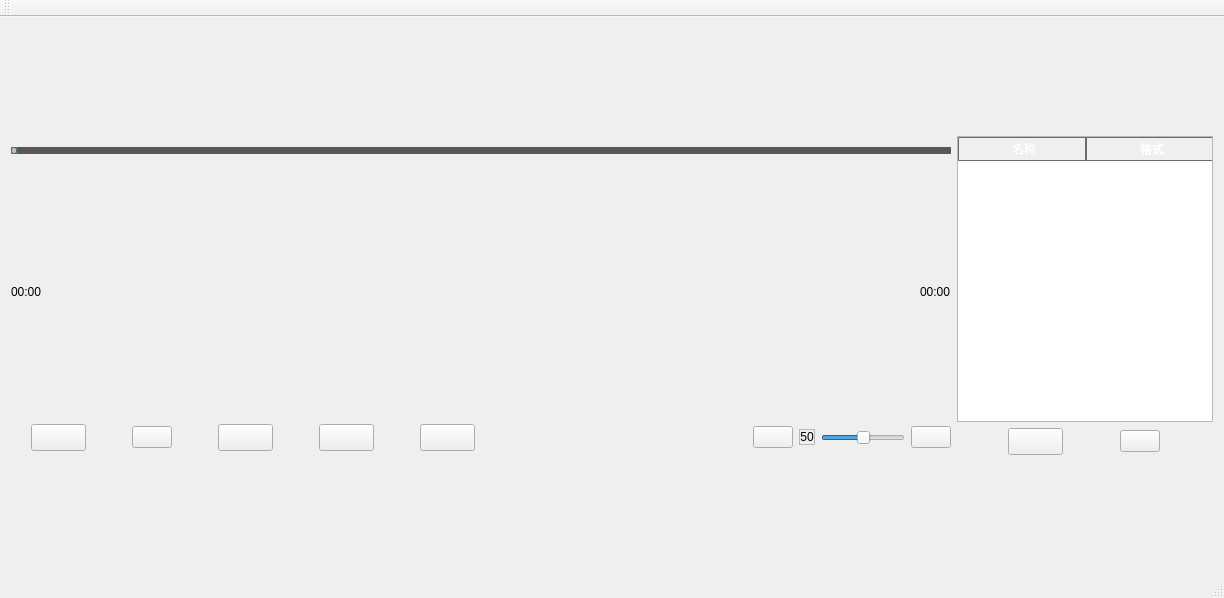
<?xml version="1.0" encoding="UTF-8"?>
<ui version="4.0">
 <class>MainWindow</class>
 <widget class="QMainWindow" name="MainWindow">
  <property name="windowModality">
   <enum>Qt::WindowModal</enum>
  </property>
  <property name="enabled">
   <bool>true</bool>
  </property>
  <property name="geometry">
   <rect>
    <x>0</x>
    <y>0</y>
    <width>1224</width>
    <height>598</height>
   </rect>
  </property>
  <property name="acceptDrops">
   <bool>true</bool>
  </property>
  <property name="windowTitle">
   <string>MediaPlayer</string>
  </property>
  <property name="windowIcon">
   <iconset resource="resource.qrc">
    <normaloff>:/qrc/main.jpg</normaloff>:/qrc/main.jpg</iconset>
  </property>
  <widget class="QWidget" name="centralWidget">
   <layout class="QGridLayout" name="gridLayout">
    <item row="0" column="1" rowspan="3">
     <layout class="QVBoxLayout" name="RverticalLayout">
      <item>
       <widget class="QTableWidget" name="tableWidget">
        <property name="sizePolicy">
         <sizepolicy hsizetype="Fixed" vsizetype="Expanding">
          <horstretch>0</horstretch>
          <verstretch>0</verstretch>
         </sizepolicy>
        </property>
        <property name="acceptDrops">
         <bool>true</bool>
        </property>
        <property name="autoFillBackground">
         <bool>true</bool>
        </property>
        <property name="styleSheet">
         <string notr="true">QHeaderView::section {
    background-color: qlineargradient(x1:0, y1:0, x2:0, y2:1,
                                      stop:0 #616161, stop: 0.5 #505050,
                                      stop: 0.6 #434343, stop:1 #656565);
    color: white;
    padding-left: 4px;
    border: 1px solid #6c6c6c;
}

QHeaderView::section:checked
{
    background-color: red;
}

/* style the sort indicator */
QHeaderView::down-arrow {
    image: url(down_arrow.png);
}

QHeaderView::up-arrow {
    image: url(up_arrow.png);
}
</string>
        </property>
        <property name="horizontalScrollBarPolicy">
         <enum>Qt::ScrollBarAlwaysOff</enum>
        </property>
        <property name="sizeAdjustPolicy">
         <enum>QAbstractScrollArea::AdjustIgnored</enum>
        </property>
        <property name="dragEnabled">
         <bool>true</bool>
        </property>
        <property name="alternatingRowColors">
         <bool>true</bool>
        </property>
        <property name="selectionMode">
         <enum>QAbstractItemView::SingleSelection</enum>
        </property>
        <property name="selectionBehavior">
         <enum>QAbstractItemView::SelectRows</enum>
        </property>
        <property name="gridStyle">
         <enum>Qt::DashLine</enum>
        </property>
        <property name="columnCount">
         <number>2</number>
        </property>
        <attribute name="horizontalHeaderDefaultSectionSize">
         <number>128</number>
        </attribute>
        <column>
         <property name="text">
          <string>名称</string>
         </property>
        </column>
        <column>
         <property name="text">
          <string>格式</string>
         </property>
         <property name="font">
          <font>
           <weight>75</weight>
           <italic>false</italic>
           <bold>true</bold>
          </font>
         </property>
        </column>
       </widget>
      </item>
      <item>
       <layout class="QHBoxLayout" name="RhorizontalLayout">
        <item>
         <widget class="QPushButton" name="open">
          <property name="sizePolicy">
           <sizepolicy hsizetype="Fixed" vsizetype="Fixed">
            <horstretch>0</horstretch>
            <verstretch>0</verstretch>
           </sizepolicy>
          </property>
          <property name="font">
           <font>
            <family>Times New Roman</family>
            <pointsize>12</pointsize>
           </font>
          </property>
          <property name="text">
           <string/>
          </property>
         </widget>
        </item>
        <item>
         <widget class="QPushButton" name="deleteBtn">
          <property name="sizePolicy">
           <sizepolicy hsizetype="Fixed" vsizetype="Fixed">
            <horstretch>0</horstretch>
            <verstretch>0</verstretch>
           </sizepolicy>
          </property>
          <property name="text">
           <string/>
          </property>
         </widget>
        </item>
       </layout>
      </item>
     </layout>
    </item>
    <item row="0" column="0">
     <layout class="QVBoxLayout" name="videoLayout">
      <property name="sizeConstraint">
       <enum>QLayout::SetDefaultConstraint</enum>
      </property>
      <item>
       <widget class="QSlider" name="horizontalSlider">
        <property name="styleSheet">
         <string notr="true">QSlider::groove:horizontal {  
border: 1px solid #4A708B;  
background: #C0C0C0;  
height: 5px;  
border-radius: 1px;  
padding-left:-1px;  
padding-right:-1px;  
}    

QSlider::sub-page:horizontal {  
background: qlineargradient(x1:0, y1:0, x2:0, y2:1,   
    stop:0 #B1B1B1, stop:1 #c4c4c4);  
background: qlineargradient(x1: 0, y1: 0.2, x2: 1, y2: 1,  
    stop: 0 #5DCCFF, stop: 1 #1874CD);  
border: 1px solid #4A708B;  
height: 10px;  
border-radius: 2px;  
}  
  
QSlider::add-page:horizontal {  
background: #575757;  
border: 0px solid #777;  
height: 10px;  
border-radius: 2px;  
}  
  
QSlider::handle:horizontal   
{  
    background: qradialgradient(spread:pad, cx:0.5, cy:0.5, radius:0.5, fx:0.5, fy:0.5,   
    stop:0.6 #45ADED, stop:0.778409 rgba(255, 255, 255, 255));  
  
    width: 11px;  
    margin-top: -3px;  
    margin-bottom: -3px;  
    border-radius: 5px;  
}  
  
QSlider::handle:horizontal:hover {  
    background: qradialgradient(spread:pad, cx:0.5, cy:0.5, radius:0.5, fx:0.5, fy:0.5, stop:0.6 #2A8BDA,   
    stop:0.778409 rgba(255, 255, 255, 255));  
  
    width: 11px;  
    margin-top: -3px;  
    margin-bottom: -3px;  
    border-radius: 5px;  
}  
  
QSlider::sub-page:horizontal:disabled {  
background: #00009C;  
border-color: #999;  
}  
  
QSlider::add-page:horizontal:disabled {  
background: #eee;  
border-color: #999;  
}  
  
QSlider::handle:horizontal:disabled {  
background: #eee;  
border: 1px solid #aaa;  
border-radius: 4px;  
} 
</string>
        </property>
        <property name="orientation">
         <enum>Qt::Horizontal</enum>
        </property>
       </widget>
      </item>
     </layout>
    </item>
    <item row="1" column="0">
     <layout class="QHBoxLayout" name="horizontalLayout_2">
      <item>
       <widget class="QLabel" name="labelProgress">
        <property name="sizePolicy">
         <sizepolicy hsizetype="Preferred" vsizetype="Fixed">
          <horstretch>0</horstretch>
          <verstretch>0</verstretch>
         </sizepolicy>
        </property>
        <property name="text">
         <string>00:00</string>
        </property>
       </widget>
      </item>
      <item>
       <spacer name="horizontalSpacer">
        <property name="orientation">
         <enum>Qt::Horizontal</enum>
        </property>
        <property name="sizeHint" stdset="0">
         <size>
          <width>40</width>
          <height>20</height>
         </size>
        </property>
       </spacer>
      </item>
      <item>
       <widget class="QLabel" name="label_8">
        <property name="sizePolicy">
         <sizepolicy hsizetype="Preferred" vsizetype="Fixed">
          <horstretch>0</horstretch>
          <verstretch>0</verstretch>
         </sizepolicy>
        </property>
        <property name="text">
         <string>00:00</string>
        </property>
       </widget>
      </item>
     </layout>
    </item>
    <item row="2" column="0">
     <layout class="QHBoxLayout" name="LhorizontalLayout">
      <item>
       <spacer name="horizontalSpacer_5">
        <property name="orientation">
         <enum>Qt::Horizontal</enum>
        </property>
        <property name="sizeType">
         <enum>QSizePolicy::Fixed</enum>
        </property>
        <property name="sizeHint" stdset="0">
         <size>
          <width>20</width>
          <height>20</height>
         </size>
        </property>
       </spacer>
      </item>
      <item>
       <widget class="QPushButton" name="play">
        <property name="sizePolicy">
         <sizepolicy hsizetype="Fixed" vsizetype="Fixed">
          <horstretch>0</horstretch>
          <verstretch>0</verstretch>
         </sizepolicy>
        </property>
        <property name="font">
         <font>
          <family>Times New Roman</family>
          <pointsize>12</pointsize>
         </font>
        </property>
        <property name="text">
         <string/>
        </property>
       </widget>
      </item>
      <item>
       <spacer name="horizontalSpacer_2">
        <property name="orientation">
         <enum>Qt::Horizontal</enum>
        </property>
        <property name="sizeType">
         <enum>QSizePolicy::Fixed</enum>
        </property>
        <property name="sizeHint" stdset="0">
         <size>
          <width>40</width>
          <height>20</height>
         </size>
        </property>
       </spacer>
      </item>
      <item>
       <widget class="QPushButton" name="previous">
        <property name="text">
         <string/>
        </property>
       </widget>
      </item>
      <item>
       <spacer name="horizontalSpacer_7">
        <property name="orientation">
         <enum>Qt::Horizontal</enum>
        </property>
        <property name="sizeType">
         <enum>QSizePolicy::Fixed</enum>
        </property>
        <property name="sizeHint" stdset="0">
         <size>
          <width>40</width>
          <height>20</height>
         </size>
        </property>
       </spacer>
      </item>
      <item>
       <widget class="QPushButton" name="stop">
        <property name="sizePolicy">
         <sizepolicy hsizetype="Fixed" vsizetype="Fixed">
          <horstretch>0</horstretch>
          <verstretch>0</verstretch>
         </sizepolicy>
        </property>
        <property name="font">
         <font>
          <family>Times New Roman</family>
          <pointsize>12</pointsize>
         </font>
        </property>
        <property name="text">
         <string/>
        </property>
       </widget>
      </item>
      <item>
       <spacer name="horizontalSpacer_3">
        <property name="orientation">
         <enum>Qt::Horizontal</enum>
        </property>
        <property name="sizeType">
         <enum>QSizePolicy::Fixed</enum>
        </property>
        <property name="sizeHint" stdset="0">
         <size>
          <width>40</width>
          <height>20</height>
         </size>
        </property>
       </spacer>
      </item>
      <item>
       <widget class="QPushButton" name="next">
        <property name="sizePolicy">
         <sizepolicy hsizetype="Fixed" vsizetype="Fixed">
          <horstretch>0</horstretch>
          <verstretch>0</verstretch>
         </sizepolicy>
        </property>
        <property name="font">
         <font>
          <family>Times New Roman</family>
          <pointsize>12</pointsize>
         </font>
        </property>
        <property name="text">
         <string/>
        </property>
       </widget>
      </item>
      <item>
       <spacer name="horizontalSpacer_4">
        <property name="orientation">
         <enum>Qt::Horizontal</enum>
        </property>
        <property name="sizeType">
         <enum>QSizePolicy::Fixed</enum>
        </property>
        <property name="sizeHint" stdset="0">
         <size>
          <width>40</width>
          <height>20</height>
         </size>
        </property>
       </spacer>
      </item>
      <item>
       <widget class="QPushButton" name="last">
        <property name="sizePolicy">
         <sizepolicy hsizetype="Fixed" vsizetype="Fixed">
          <horstretch>0</horstretch>
          <verstretch>0</verstretch>
         </sizepolicy>
        </property>
        <property name="font">
         <font>
          <family>Times New Roman</family>
          <pointsize>12</pointsize>
         </font>
        </property>
        <property name="text">
         <string/>
        </property>
       </widget>
      </item>
      <item>
       <spacer name="horizontalSpacer_8">
        <property name="orientation">
         <enum>Qt::Horizontal</enum>
        </property>
        <property name="sizeType">
         <enum>QSizePolicy::Fixed</enum>
        </property>
        <property name="sizeHint" stdset="0">
         <size>
          <width>40</width>
          <height>20</height>
         </size>
        </property>
       </spacer>
      </item>
      <item>
       <spacer name="horizontalSpacer_6">
        <property name="orientation">
         <enum>Qt::Horizontal</enum>
        </property>
        <property name="sizeHint" stdset="0">
         <size>
          <width>40</width>
          <height>20</height>
         </size>
        </property>
       </spacer>
      </item>
      <item>
       <widget class="QPushButton" name="listBtn">
        <property name="sizePolicy">
         <sizepolicy hsizetype="Fixed" vsizetype="Fixed">
          <horstretch>0</horstretch>
          <verstretch>0</verstretch>
         </sizepolicy>
        </property>
        <property name="text">
         <string/>
        </property>
       </widget>
      </item>
      <item>
       <widget class="QLabel" name="volume_label">
        <property name="sizePolicy">
         <sizepolicy hsizetype="Fixed" vsizetype="Fixed">
          <horstretch>0</horstretch>
          <verstretch>1</verstretch>
         </sizepolicy>
        </property>
        <property name="frameShape">
         <enum>QFrame::StyledPanel</enum>
        </property>
        <property name="text">
         <string>50</string>
        </property>
        <property name="textFormat">
         <enum>Qt::RichText</enum>
        </property>
        <property name="alignment">
         <set>Qt::AlignCenter</set>
        </property>
       </widget>
      </item>
      <item>
       <widget class="QSlider" name="volume">
        <property name="sizePolicy">
         <sizepolicy hsizetype="Fixed" vsizetype="Fixed">
          <horstretch>1</horstretch>
          <verstretch>0</verstretch>
         </sizepolicy>
        </property>
        <property name="value">
         <number>50</number>
        </property>
        <property name="orientation">
         <enum>Qt::Horizontal</enum>
        </property>
       </widget>
      </item>
      <item>
       <widget class="QPushButton" name="fullscreenBtn">
        <property name="sizePolicy">
         <sizepolicy hsizetype="Fixed" vsizetype="Fixed">
          <horstretch>0</horstretch>
          <verstretch>0</verstretch>
         </sizepolicy>
        </property>
        <property name="text">
         <string/>
        </property>
       </widget>
      </item>
     </layout>
    </item>
   </layout>
  </widget>
  <widget class="QMenuBar" name="menuBar">
   <property name="geometry">
    <rect>
     <x>0</x>
     <y>0</y>
     <width>1224</width>
     <height>23</height>
    </rect>
   </property>
  </widget>
  <widget class="QToolBar" name="mainToolBar">
   <attribute name="toolBarArea">
    <enum>TopToolBarArea</enum>
   </attribute>
   <attribute name="toolBarBreak">
    <bool>false</bool>
   </attribute>
  </widget>
  <widget class="QStatusBar" name="statusBar"/>
 </widget>
 <layoutdefault spacing="6" margin="11"/>
 <resources>
  <include location="resource.qrc"/>
 </resources>
 <connections/>
</ui>
